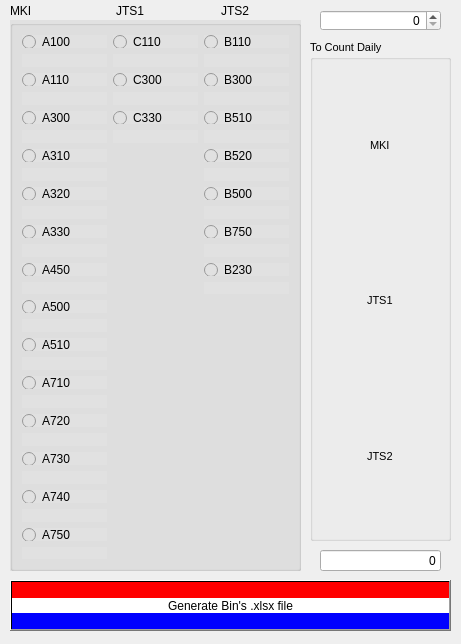
<?xml version="1.0" encoding="UTF-8"?>
<ui version="4.0">
 <class>Form</class>
 <widget class="QWidget" name="Form">
  <property name="geometry">
   <rect>
    <x>0</x>
    <y>0</y>
    <width>461</width>
    <height>644</height>
   </rect>
  </property>
  <property name="windowTitle">
   <string>CycleCount</string>
  </property>
  <property name="windowIcon">
   <iconset>
    <normaloff>Assets/icon.ico</normaloff>Assets/icon.ico</iconset>
  </property>
  <property name="toolTipDuration">
   <number>4</number>
  </property>
  <property name="styleSheet">
   <string notr="true">font: 8pt &quot;Arial&quot;;</string>
  </property>
  <widget class="QPushButton" name="btn_bins">
   <property name="geometry">
    <rect>
     <x>10</x>
     <y>580</y>
     <width>441</width>
     <height>51</height>
    </rect>
   </property>
   <property name="cursor">
    <cursorShape>PointingHandCursor</cursorShape>
   </property>
   <property name="toolTip">
    <string extracomment="Click to Generate Bin's excel file"/>
   </property>
   <property name="toolTipDuration">
    <number>1</number>
   </property>
   <property name="styleSheet">
    <string notr="true">font: 10pt &quot;MS Shell Dlg 2&quot;;

background-color: qlineargradient(spread:pad, x1:0, y1:0, x2:0, y2:1, stop:0 rgba(255, 0, 0, 255), stop:0.339795 rgba(255, 0, 0, 255), stop:0.339799 rgba(255, 255, 255, 255), stop:0.662444 rgba(255, 255, 255, 255), stop:0.662469 rgba(0, 0, 255, 255), stop:1 rgba(0, 0, 255, 255));</string>
   </property>
   <property name="text">
    <string>Generate Bin's .xlsx file</string>
   </property>
   <property name="icon">
    <iconset>
     <normaloff>../Assets/shtyle_sheet.png</normaloff>../Assets/shtyle_sheet.png</iconset>
   </property>
   <property name="iconSize">
    <size>
     <width>41</width>
     <height>41</height>
    </size>
   </property>
  </widget>
  <widget class="QLineEdit" name="imp_bins">
   <property name="geometry">
    <rect>
     <x>320</x>
     <y>550</y>
     <width>121</width>
     <height>21</height>
    </rect>
   </property>
   <property name="styleSheet">
    <string notr="true">font: 10pt &quot;MS Shell Dlg 2&quot;;</string>
   </property>
   <property name="text">
    <string>0</string>
   </property>
   <property name="alignment">
    <set>Qt::AlignRight|Qt::AlignTrailing|Qt::AlignVCenter</set>
   </property>
  </widget>
  <widget class="QGroupBox" name="gbRadioButtonsGroup">
   <property name="geometry">
    <rect>
     <x>10</x>
     <y>20</y>
     <width>291</width>
     <height>551</height>
    </rect>
   </property>
   <property name="styleSheet">
    <string notr="true">font: 10pt &quot;MS Shell Dlg 2&quot;;
background-color:rgb(225, 225, 225);

</string>
   </property>
   <layout class="QGridLayout" name="gridLayout">
    <item row="1" column="1">
     <widget class="QLabel" name="lbl_c110">
      <property name="text">
       <string/>
      </property>
     </widget>
    </item>
    <item row="1" column="2">
     <widget class="QLabel" name="lbl_b110">
      <property name="text">
       <string/>
      </property>
     </widget>
    </item>
    <item row="0" column="0">
     <widget class="QRadioButton" name="a100">
      <property name="text">
       <string>A100</string>
      </property>
     </widget>
    </item>
    <item row="0" column="2">
     <widget class="QRadioButton" name="b110">
      <property name="text">
       <string>B110</string>
      </property>
     </widget>
    </item>
    <item row="3" column="0">
     <widget class="QLabel" name="lbl_a110">
      <property name="text">
       <string/>
      </property>
     </widget>
    </item>
    <item row="1" column="0">
     <widget class="QLabel" name="lbl_a100">
      <property name="text">
       <string/>
      </property>
     </widget>
    </item>
    <item row="2" column="1">
     <widget class="QRadioButton" name="c300">
      <property name="text">
       <string>C300</string>
      </property>
     </widget>
    </item>
    <item row="3" column="1">
     <widget class="QLabel" name="lbl_c300">
      <property name="text">
       <string/>
      </property>
     </widget>
    </item>
    <item row="3" column="2">
     <widget class="QLabel" name="lbl_b300">
      <property name="text">
       <string/>
      </property>
     </widget>
    </item>
    <item row="4" column="0">
     <widget class="QRadioButton" name="a300">
      <property name="text">
       <string>A300</string>
      </property>
     </widget>
    </item>
    <item row="0" column="1">
     <widget class="QRadioButton" name="c110">
      <property name="text">
       <string>C110</string>
      </property>
     </widget>
    </item>
    <item row="2" column="2">
     <widget class="QRadioButton" name="b300">
      <property name="text">
       <string>B300</string>
      </property>
     </widget>
    </item>
    <item row="4" column="1">
     <widget class="QRadioButton" name="c330">
      <property name="text">
       <string>C330</string>
      </property>
     </widget>
    </item>
    <item row="5" column="0">
     <widget class="QLabel" name="lbl_a300">
      <property name="text">
       <string/>
      </property>
     </widget>
    </item>
    <item row="2" column="0">
     <widget class="QRadioButton" name="a110">
      <property name="text">
       <string>A110</string>
      </property>
     </widget>
    </item>
    <item row="4" column="2">
     <widget class="QRadioButton" name="b510">
      <property name="text">
       <string>B510</string>
      </property>
     </widget>
    </item>
    <item row="25" column="0">
     <widget class="QLabel" name="lbl_a740">
      <property name="text">
       <string/>
      </property>
     </widget>
    </item>
    <item row="27" column="0">
     <widget class="QLabel" name="lbl_a750">
      <property name="text">
       <string/>
      </property>
     </widget>
    </item>
    <item row="26" column="0">
     <widget class="QRadioButton" name="a750">
      <property name="text">
       <string>A750</string>
      </property>
     </widget>
    </item>
    <item row="18" column="0">
     <widget class="QRadioButton" name="a710">
      <property name="text">
       <string>A710</string>
      </property>
     </widget>
    </item>
    <item row="19" column="0">
     <widget class="QLabel" name="lbl_a710">
      <property name="text">
       <string/>
      </property>
     </widget>
    </item>
    <item row="20" column="0">
     <widget class="QRadioButton" name="a720">
      <property name="text">
       <string>A720</string>
      </property>
     </widget>
    </item>
    <item row="21" column="0">
     <widget class="QLabel" name="lbl_a720">
      <property name="text">
       <string/>
      </property>
     </widget>
    </item>
    <item row="23" column="0">
     <widget class="QLabel" name="lbl_a730">
      <property name="text">
       <string/>
      </property>
     </widget>
    </item>
    <item row="24" column="0">
     <widget class="QRadioButton" name="a740">
      <property name="text">
       <string>A740</string>
      </property>
     </widget>
    </item>
    <item row="22" column="0">
     <widget class="QRadioButton" name="a730">
      <property name="text">
       <string>A730</string>
      </property>
     </widget>
    </item>
    <item row="11" column="0">
     <widget class="QLabel" name="lbl_a330">
      <property name="text">
       <string/>
      </property>
     </widget>
    </item>
    <item row="12" column="0">
     <widget class="QRadioButton" name="a450">
      <property name="text">
       <string>A450</string>
      </property>
     </widget>
    </item>
    <item row="13" column="0">
     <widget class="QLabel" name="lbl_a450">
      <property name="text">
       <string/>
      </property>
     </widget>
    </item>
    <item row="15" column="0">
     <widget class="QLabel" name="lbl_a500">
      <property name="text">
       <string/>
      </property>
     </widget>
    </item>
    <item row="8" column="2">
     <widget class="QRadioButton" name="b500">
      <property name="text">
       <string>B500</string>
      </property>
     </widget>
    </item>
    <item row="16" column="0">
     <widget class="QRadioButton" name="a510">
      <property name="text">
       <string>A510</string>
      </property>
     </widget>
    </item>
    <item row="17" column="0">
     <widget class="QLabel" name="lbl_a510">
      <property name="text">
       <string/>
      </property>
     </widget>
    </item>
    <item row="5" column="1">
     <widget class="QLabel" name="lbl_c330">
      <property name="text">
       <string/>
      </property>
     </widget>
    </item>
    <item row="7" column="0">
     <widget class="QLabel" name="lbl_a310">
      <property name="text">
       <string/>
      </property>
     </widget>
    </item>
    <item row="14" column="0">
     <widget class="QRadioButton" name="a500">
      <property name="text">
       <string>A500</string>
      </property>
     </widget>
    </item>
    <item row="8" column="0">
     <widget class="QRadioButton" name="a320">
      <property name="text">
       <string>A320</string>
      </property>
     </widget>
    </item>
    <item row="6" column="0">
     <widget class="QRadioButton" name="a310">
      <property name="text">
       <string>A310</string>
      </property>
     </widget>
    </item>
    <item row="5" column="2">
     <widget class="QLabel" name="lbl_b510">
      <property name="text">
       <string/>
      </property>
     </widget>
    </item>
    <item row="9" column="2">
     <widget class="QLabel" name="lbl_b500">
      <property name="text">
       <string/>
      </property>
     </widget>
    </item>
    <item row="9" column="0">
     <widget class="QLabel" name="lbl_a320">
      <property name="text">
       <string/>
      </property>
     </widget>
    </item>
    <item row="7" column="2">
     <widget class="QLabel" name="lbl_b520">
      <property name="text">
       <string/>
      </property>
     </widget>
    </item>
    <item row="10" column="0">
     <widget class="QRadioButton" name="a330">
      <property name="text">
       <string>A330</string>
      </property>
     </widget>
    </item>
    <item row="6" column="2">
     <widget class="QRadioButton" name="b520">
      <property name="text">
       <string>B520</string>
      </property>
     </widget>
    </item>
    <item row="10" column="2">
     <widget class="QRadioButton" name="b750">
      <property name="text">
       <string>B750</string>
      </property>
     </widget>
    </item>
    <item row="11" column="2">
     <widget class="QLabel" name="lbl_b750">
      <property name="text">
       <string/>
      </property>
     </widget>
    </item>
    <item row="12" column="2">
     <widget class="QRadioButton" name="b230">
      <property name="text">
       <string>B230</string>
      </property>
     </widget>
    </item>
    <item row="13" column="2">
     <widget class="QLabel" name="lbl_b230">
      <property name="text">
       <string/>
      </property>
     </widget>
    </item>
   </layout>
  </widget>
  <widget class="QGroupBox" name="groupBox">
   <property name="geometry">
    <rect>
     <x>310</x>
     <y>40</y>
     <width>141</width>
     <height>501</height>
    </rect>
   </property>
   <property name="font">
    <font>
     <family>Arial</family>
     <pointsize>8</pointsize>
     <weight>50</weight>
     <italic>false</italic>
     <bold>false</bold>
    </font>
   </property>
   <property name="title">
    <string>To Count Daily</string>
   </property>
   <widget class="QWidget" name="verticalLayoutWidget">
    <property name="geometry">
     <rect>
      <x>10</x>
      <y>30</y>
      <width>121</width>
      <height>461</height>
     </rect>
    </property>
    <layout class="QVBoxLayout" name="verticalLayout">
     <item alignment="Qt::AlignHCenter">
      <widget class="QLabel" name="label_MKI">
       <property name="text">
        <string>MKI</string>
       </property>
       <property name="scaledContents">
        <bool>false</bool>
       </property>
      </widget>
     </item>
     <item alignment="Qt::AlignHCenter">
      <widget class="QLabel" name="label_JTS1">
       <property name="text">
        <string>JTS1</string>
       </property>
      </widget>
     </item>
     <item alignment="Qt::AlignHCenter">
      <widget class="QLabel" name="label_JTS2">
       <property name="text">
        <string>JTS2</string>
       </property>
      </widget>
     </item>
    </layout>
   </widget>
  </widget>
  <widget class="QSpinBox" name="level">
   <property name="geometry">
    <rect>
     <x>320</x>
     <y>10</y>
     <width>121</width>
     <height>21</height>
    </rect>
   </property>
   <property name="styleSheet">
    <string notr="true">font: 10pt &quot;MS Shell Dlg 2&quot;;</string>
   </property>
   <property name="alignment">
    <set>Qt::AlignRight|Qt::AlignTrailing|Qt::AlignVCenter</set>
   </property>
  </widget>
  <widget class="QWidget" name="horizontalLayoutWidget">
   <property name="geometry">
    <rect>
     <x>10</x>
     <y>0</y>
     <width>311</width>
     <height>21</height>
    </rect>
   </property>
   <layout class="QHBoxLayout" name="horizontalLayout">
    <item>
     <widget class="QLabel" name="label">
      <property name="text">
       <string>MKI</string>
      </property>
     </widget>
    </item>
    <item>
     <widget class="QLabel" name="label_2">
      <property name="text">
       <string>JTS1</string>
      </property>
     </widget>
    </item>
    <item>
     <widget class="QLabel" name="label_3">
      <property name="text">
       <string>JTS2</string>
      </property>
     </widget>
    </item>
   </layout>
  </widget>
 </widget>
 <resources/>
 <connections/>
</ui>
